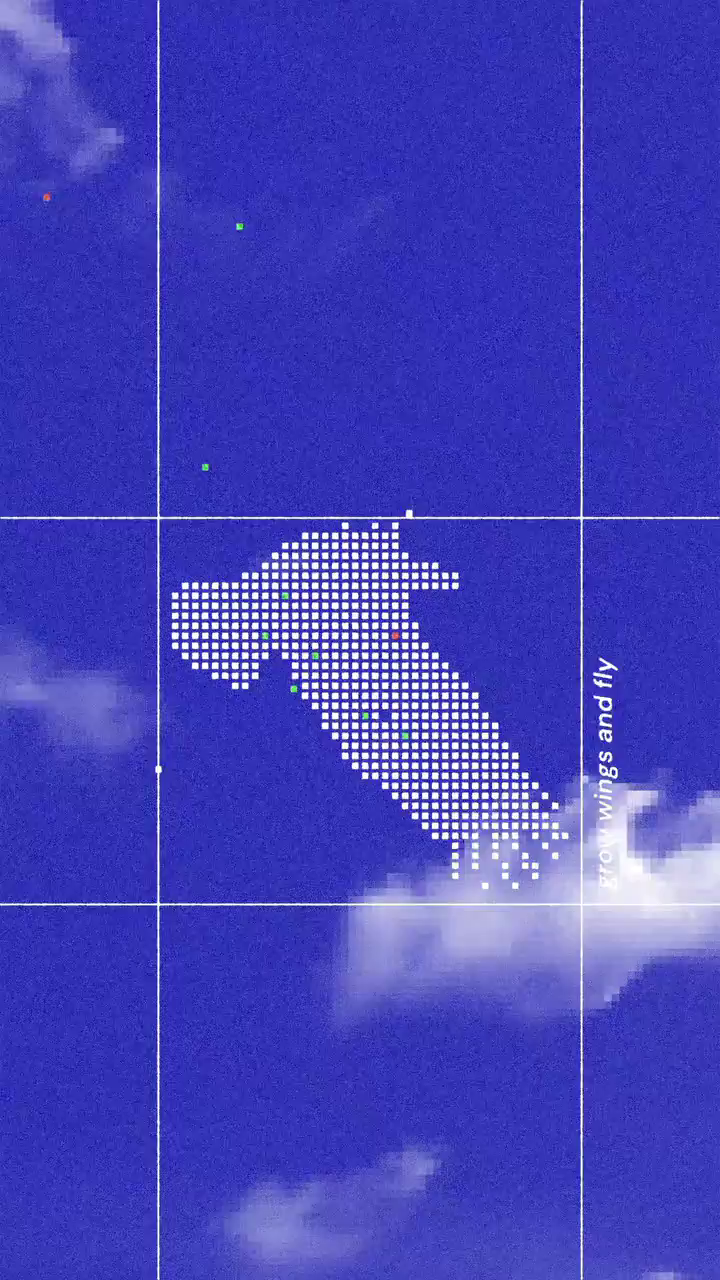
#> input picture dev/reference/full_f0.png, 720 x 1280 px, found by its file name
$ python scratch_perfect_grid.py
#> lines starting #> are read from the running program, lines starting #| are printed output that depends on the picture; after the words box and inside, x2 and y2 are one past the last pixel; in counts of white or black regions, pixels touching at a corner belong together
import cv2
import numpy as np

img0 = cv2.imread(r'c:\Apps\personal site project\refrences\full_f0.png')
#> img0 is the input picture: shape (1280, 720, 3); mean B, G, R 185.6, 66.4, 67.5
gray0 = cv2.cvtColor(img0, cv2.COLOR_BGR2GRAY)
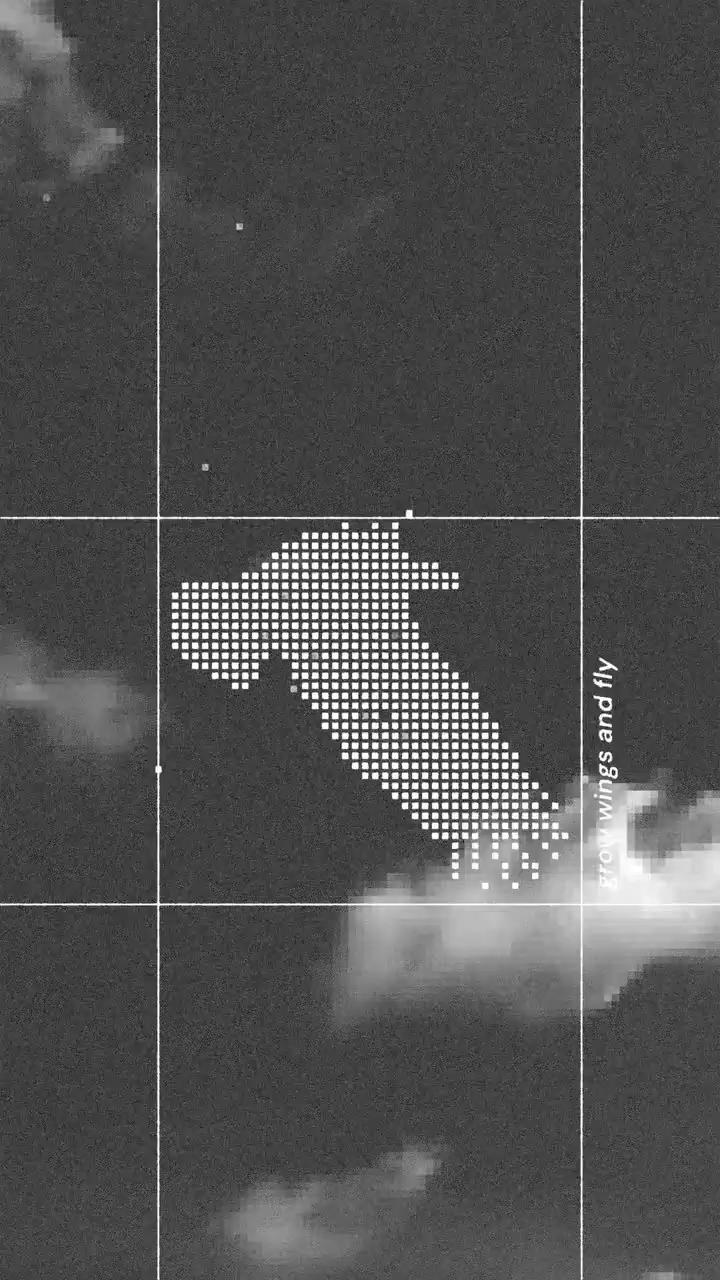
#> gray0: shape (1280, 720); min 9, max 255, mean 80.1

# Let's find the phase / offset of the 10px grid in frame 0:
# x0 in [0..9], y0 in [0..9]
# To find (x0, y0), we can test all 10x10 = 100 possible phase offsets!
# For each phase (ox, oy), sample points (ox + 10*c, oy + 10*r) in the eagle region [y: 500..850, x: 200..550]
# Compute variance or brightness contrast of the sampled points:
# Because dots are 6x6 bright squares on a 10px pitch, sampling at the center of the dots will yield
# high brightness for dots and low brightness for gaps.

best_contrast = 0
best_phase = (0, 0)

for ox in range(10):
    for oy in range(10):
        # Sample points
        xs = np.arange(ox + 180, 560, 10)
        ys = np.arange(oy + 500, 850, 10)
        grid_x, grid_y = np.meshgrid(xs, ys)
        samples = gray0[grid_y, grid_x]

        # High contrast means many samples are either very bright (>200) or very dark (<80)
        contrast = np.sum(samples > 200) + np.sum(samples < 60)
        if contrast > best_contrast:
            best_contrast = contrast
            best_phase = (ox, oy)
#> after the loop, best_contrast = 772; best_phase = (7, 7)

print(f"Best grid phase in Frame 0: ox={best_phase[0]}, oy={best_phase[1]}, contrast score={best_contrast}")
#| Best grid phase in Frame 0: ox=7, oy=7, contrast score=772

# Now let's extract all dots on this grid!
ox, oy = best_phase
#> ox = 7; oy = 7
xs = np.arange(ox, 720, 10)
#> xs = 72 values from 7 to 717
ys = np.arange(oy, 1280, 10)
#> ys = 128 values from 7 to 1277

extracted_dots = []
vis = img0.copy()

for r_idx, y in enumerate(ys):
    for c_idx, x in enumerate(xs):
        # check 4x4 central patch of the dot to avoid border noise
        patch = img0[y-2:y+3, x-2:x+3]
        if patch.shape[0] < 5 or patch.shape[1] < 5: continue

        # Check color
        b = np.mean(patch[:, :, 0])
        g = np.mean(patch[:, :, 1])
        r = np.mean(patch[:, :, 2])

        # Is it a white dot?
        if r > 180 and g > 180 and b > 180:
            extracted_dots.append((c_idx, r_idx, 'W', x, y))
            cv2.rectangle(vis, (x-3, y-3), (x+3, y+3), (0, 255, 0), 1)
        elif r > 150 and g < 110 and b < 110:
            extracted_dots.append((c_idx, r_idx, 'R', x, y))
            cv2.rectangle(vis, (x-3, y-3), (x+3, y+3), (0, 0, 255), 1)
        elif g > 150 and r < 110 and b < 130:
            extracted_dots.append((c_idx, r_idx, 'G', x, y))
            cv2.rectangle(vis, (x-3, y-3), (x+3, y+3), (255, 0, 0), 1)
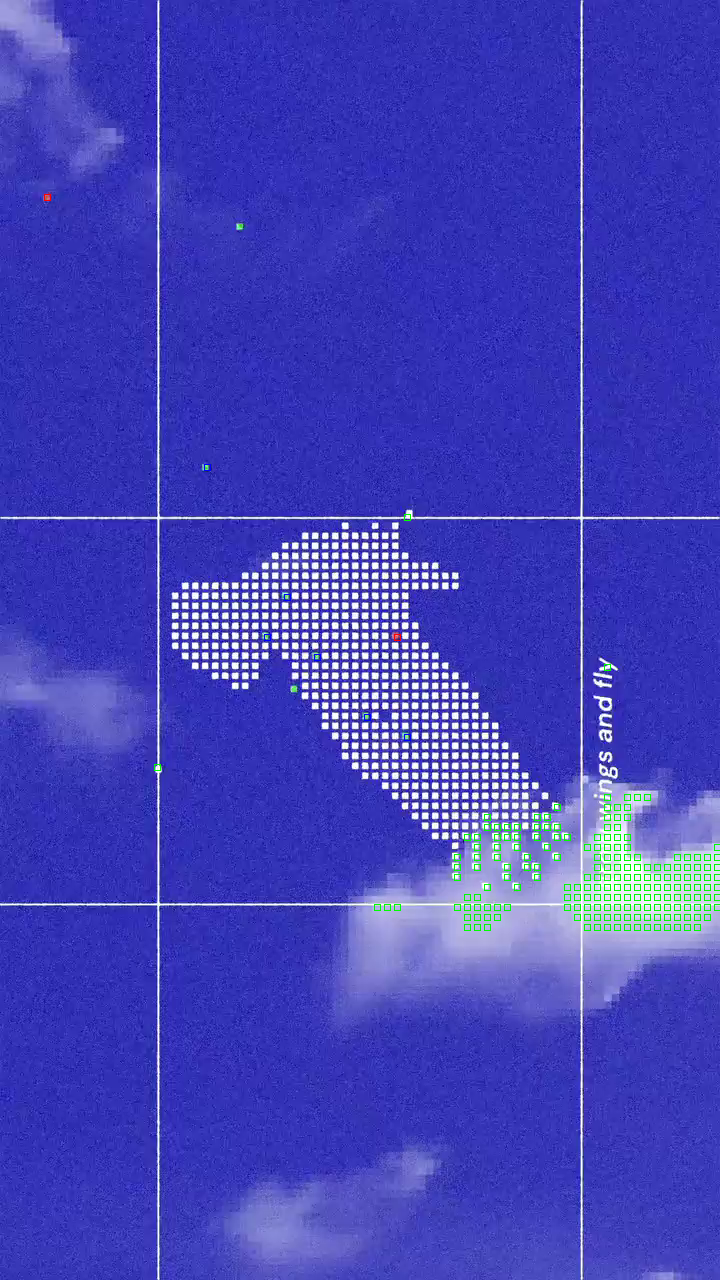
#> vis: shape (1280, 720, 3); 0.52% of pixels changed, all inside (x1, y1, x2, y2) = (44, 194, 720, 931)
#> after the loop, extracted_dots = 200 items, first 6: (4, 19, 'R', 47, 197), (20, 46, 'G', 207, 467), (40, 51, 'W', 407, 517), (28, 59, 'G', 287, 597), (26, 63, 'G', 267, 637), (39, 63, 'R', 397, 637)

print(f"Total dots extracted on perfect 10px grid: {len(extracted_dots)}")
#| Total dots extracted on perfect 10px grid: 200
cv2.imwrite(r'c:\Apps\personal site project\refrences\perfect_grid_f0.png', vis)
print("Saved perfect_grid_f0.png")

$ run again, with dev/reference/full_f120.png copied over dev/reference/full_f0.png
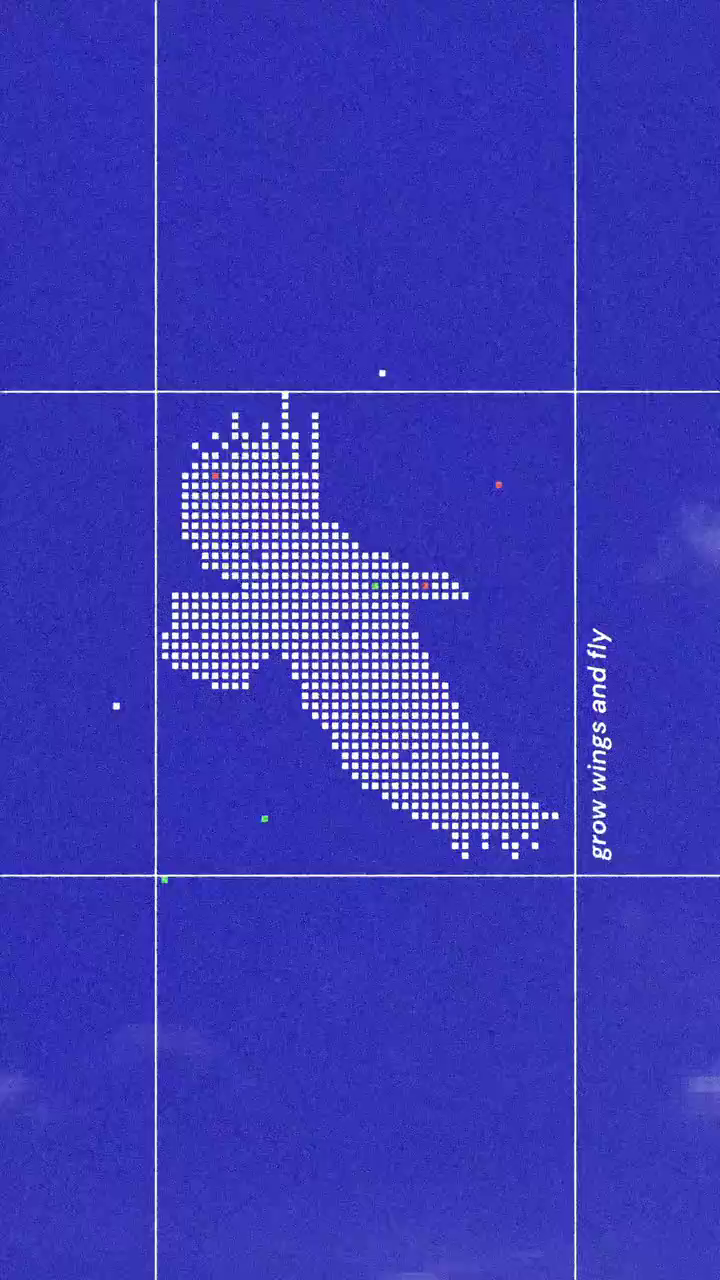
#> input picture dev/reference/full_f120.png, 720 x 1280 px, found by its file name
#> img0 is the input picture: shape (1280, 720, 3); mean B, G, R 182.7, 58.4, 60
#> `gray0 = cv2.cvtColor(img0, cv2.COLOR_BGR2GRAY)`:
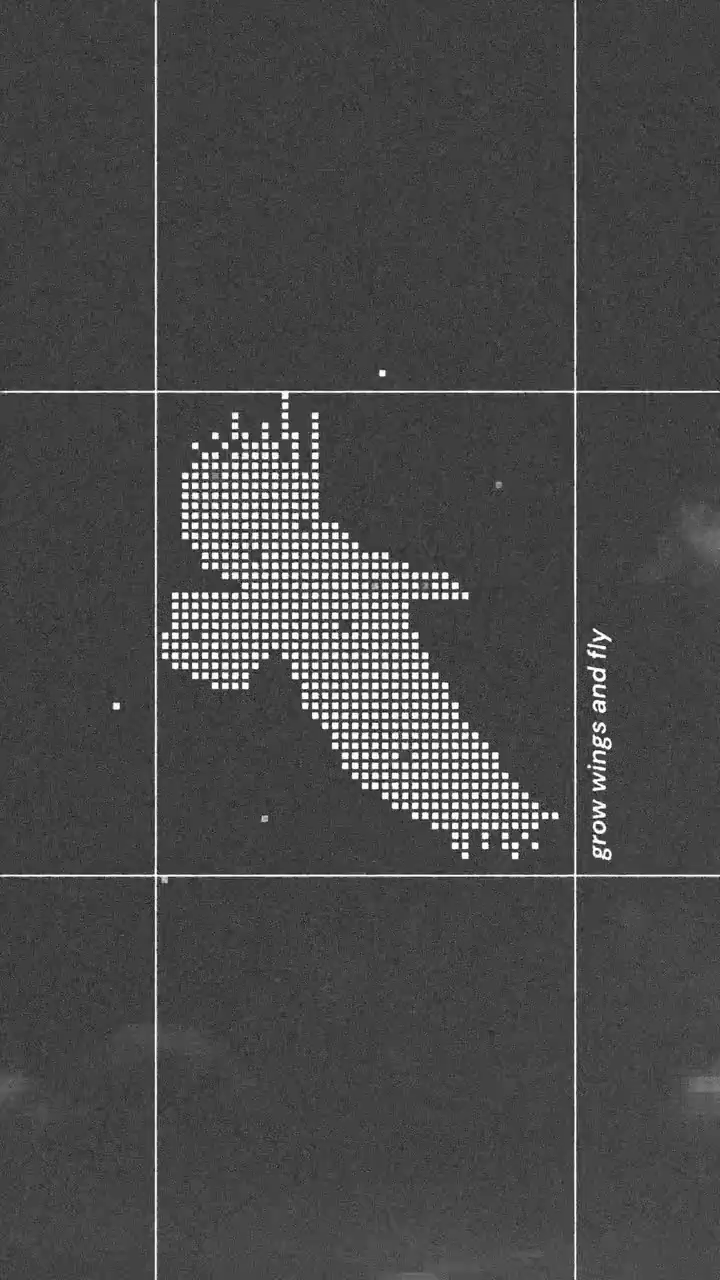
#> gray0: shape (1280, 720); min 9, max 255, mean 72.9
#> after the loop `for ox in range(10):`: best_contrast = 729; best_phase = (3, 4)
#| Best grid phase in Frame 0: ox=3, oy=4, contrast score=729
#> ox = 3; oy = 4
#> after the loop `for r_idx, y in enumerate(ys):`:
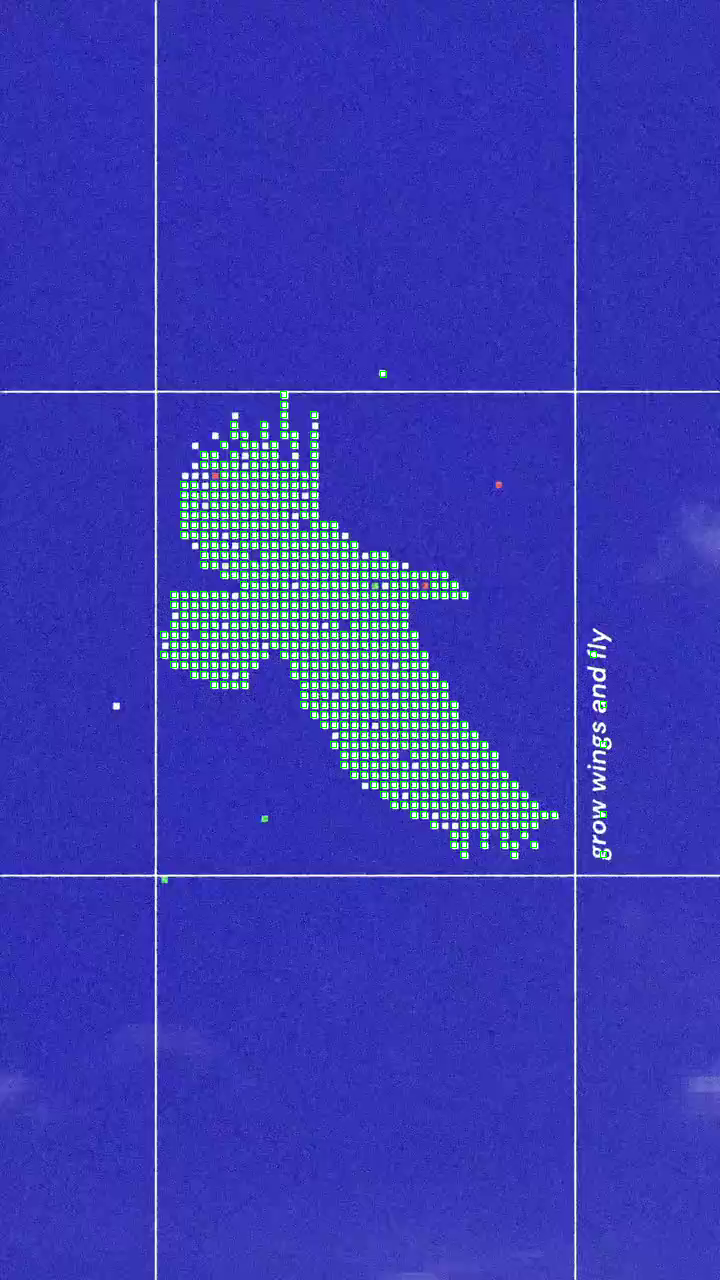
#> vis: shape (1280, 720, 3); 1.74% of pixels changed, all inside (x1, y1, x2, y2) = (160, 371, 607, 858)
#> after the loop `for r_idx, y in enumerate(ys):`: extracted_dots = 670 items, first 6: (38, 37, 'W', 383, 374), (28, 39, 'W', 283, 394), (28, 40, 'W', 283, 404), (28, 41, 'W', 283, 414), (31, 41, 'W', 313, 414), (23, 42, 'W', 233, 424)
#| Total dots extracted on perfect 10px grid: 670

$ run again, with dev/reference/full_f60.png copied over dev/reference/full_f0.png
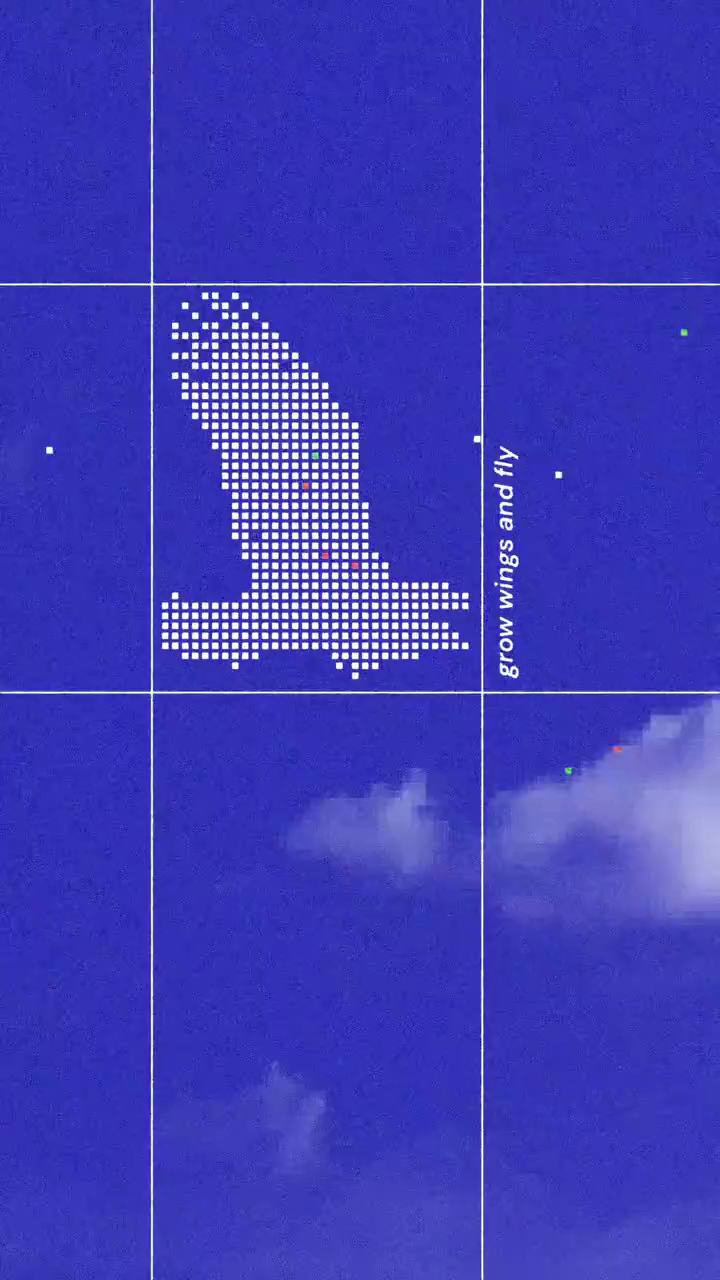
#> input picture dev/reference/full_f60.png, 720 x 1280 px, found by its file name
#> img0 is the input picture: shape (1280, 720, 3); mean B, G, R 184.4, 60.2, 62.3
#> `gray0 = cv2.cvtColor(img0, cv2.COLOR_BGR2GRAY)`:
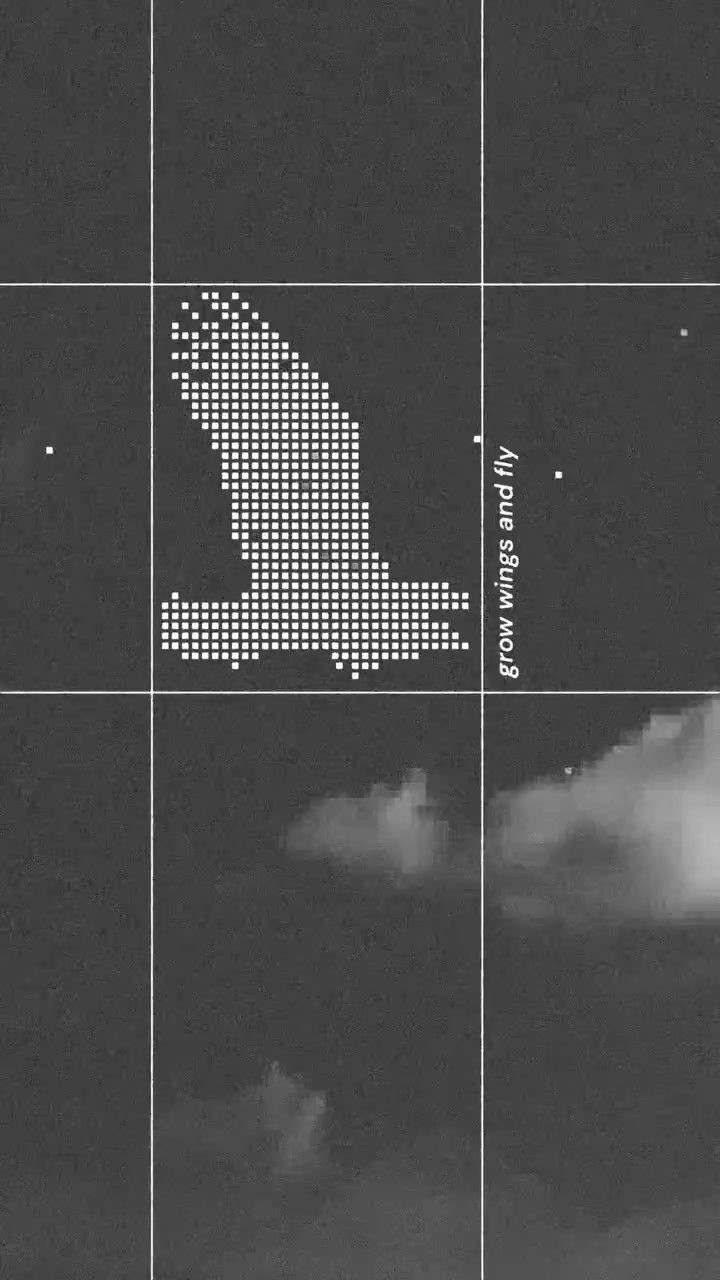
#> gray0: shape (1280, 720); min 9, max 255, mean 74.8
#> after the loop `for ox in range(10):`: best_contrast = 422; best_phase = (2, 5)
#| Best grid phase in Frame 0: ox=2, oy=5, contrast score=422
#> ox = 2; oy = 5
#> after the loop `for r_idx, y in enumerate(ys):`: extracted_dots = [(24, 33, 'W', 242, 335), (51, 45, 'W', 512, 455), (50, 50, 'W', 502, 505), (50, 55, 'W', 502, 555), (50, 66, 'W', 502, 665)]
#| Total dots extracted on perfect 10px grid: 5
